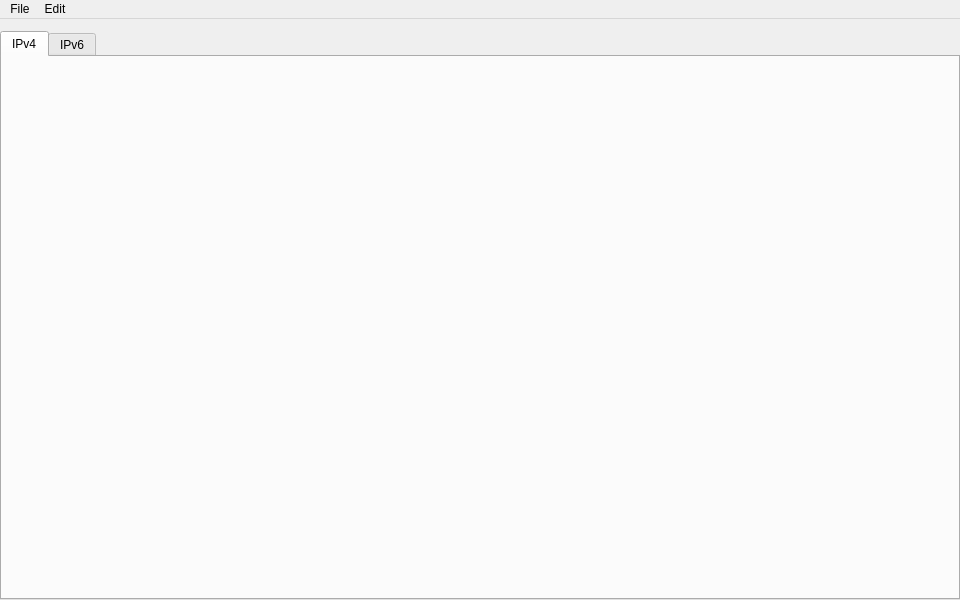
<?xml version="1.0" encoding="UTF-8"?>
<ui version="4.0">
 <class>MainWindow</class>
 <widget class="QMainWindow" name="MainWindow">
  <property name="geometry">
   <rect>
    <x>0</x>
    <y>0</y>
    <width>960</width>
    <height>600</height>
   </rect>
  </property>
  <property name="minimumSize">
   <size>
    <width>780</width>
    <height>400</height>
   </size>
  </property>
  <property name="windowTitle">
   <string>Subnet Calculator</string>
  </property>
  <property name="tabShape">
   <enum>QTabWidget::TabShape::Rounded</enum>
  </property>
  <property name="dockOptions">
   <set>QMainWindow::DockOption::AllowTabbedDocks|QMainWindow::DockOption::AnimatedDocks</set>
  </property>
  <widget class="QWidget" name="centralwidget">
   <layout class="QVBoxLayout" name="verticalLayout">
    <property name="leftMargin">
     <number>0</number>
    </property>
    <property name="topMargin">
     <number>12</number>
    </property>
    <property name="rightMargin">
     <number>0</number>
    </property>
    <property name="bottomMargin">
     <number>0</number>
    </property>
    <item>
     <widget class="QTabWidget" name="tabWidget">
      <property name="tabPosition">
       <enum>QTabWidget::TabPosition::North</enum>
      </property>
      <property name="tabShape">
       <enum>QTabWidget::TabShape::Rounded</enum>
      </property>
      <property name="currentIndex">
       <number>0</number>
      </property>
      <property name="usesScrollButtons">
       <bool>false</bool>
      </property>
      <property name="documentMode">
       <bool>false</bool>
      </property>
      <property name="tabsClosable">
       <bool>false</bool>
      </property>
      <property name="tabBarAutoHide">
       <bool>false</bool>
      </property>
      <widget class="Ipv4Widget" name="ipv4">
       <attribute name="title">
        <string>IPv4</string>
       </attribute>
      </widget>
      <widget class="Ipv6Widget" name="ipv6">
       <attribute name="title">
        <string>IPv6</string>
       </attribute>
      </widget>
     </widget>
    </item>
   </layout>
  </widget>
  <widget class="QMenuBar" name="menuBar">
   <property name="geometry">
    <rect>
     <x>0</x>
     <y>0</y>
     <width>960</width>
     <height>39</height>
    </rect>
   </property>
   <widget class="QMenu" name="menuFile">
    <property name="title">
     <string>File</string>
    </property>
    <addaction name="actionSaveTableAs"/>
   </widget>
   <widget class="QMenu" name="menuEdit">
    <property name="title">
     <string>Edit</string>
    </property>
    <addaction name="actionCut"/>
    <addaction name="actionCopy"/>
    <addaction name="actionPaste"/>
   </widget>
   <addaction name="menuFile"/>
   <addaction name="menuEdit"/>
  </widget>
  <action name="actionSaveTableAs">
   <property name="enabled">
    <bool>false</bool>
   </property>
   <property name="text">
    <string>Save Table As...</string>
   </property>
   <property name="shortcut">
    <string>Ctrl+S</string>
   </property>
  </action>
  <action name="actionCut">
   <property name="enabled">
    <bool>true</bool>
   </property>
   <property name="text">
    <string>Cut</string>
   </property>
   <property name="shortcut">
    <string>Ctrl+X</string>
   </property>
   <property name="shortcutContext">
    <enum>Qt::ShortcutContext::ApplicationShortcut</enum>
   </property>
  </action>
  <action name="actionCopy">
   <property name="enabled">
    <bool>true</bool>
   </property>
   <property name="text">
    <string>Copy</string>
   </property>
   <property name="shortcut">
    <string>Ctrl+C</string>
   </property>
   <property name="shortcutContext">
    <enum>Qt::ShortcutContext::ApplicationShortcut</enum>
   </property>
  </action>
  <action name="actionPaste">
   <property name="enabled">
    <bool>true</bool>
   </property>
   <property name="text">
    <string>Paste</string>
   </property>
   <property name="shortcut">
    <string>Ctrl+V</string>
   </property>
   <property name="shortcutContext">
    <enum>Qt::ShortcutContext::ApplicationShortcut</enum>
   </property>
  </action>
 </widget>
 <customwidgets>
  <customwidget>
   <class>Ipv4Widget</class>
   <extends>QWidget</extends>
   <header location="global">Ipv4Widget.hpp</header>
   <container>1</container>
  </customwidget>
  <customwidget>
   <class>Ipv6Widget</class>
   <extends>QWidget</extends>
   <header location="global">Ipv6Widget.hpp</header>
   <container>1</container>
  </customwidget>
 </customwidgets>
 <tabstops>
  <tabstop>tabWidget</tabstop>
 </tabstops>
 <resources/>
 <connections/>
</ui>
